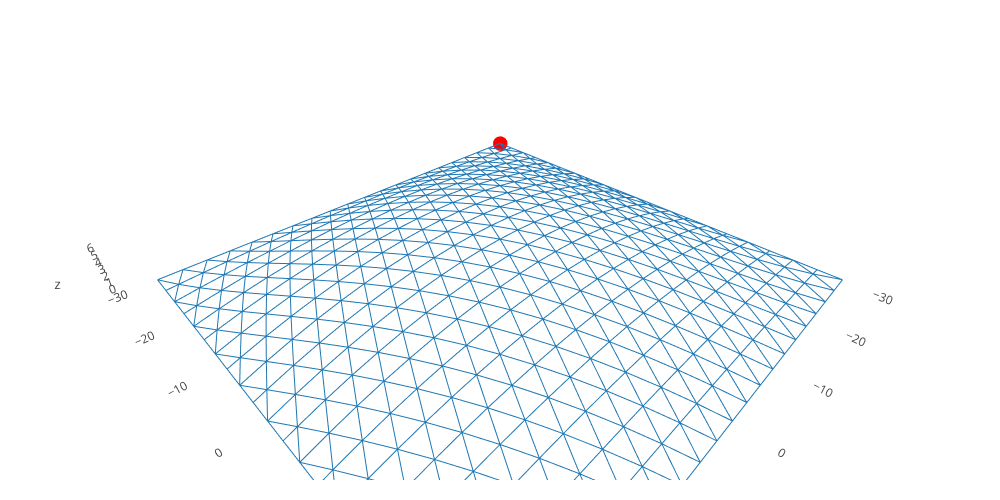

The notebook cell saved with this chart:
### Code cell
i=0
iplt(ptk.PlotGeom(GRSA[i], 0))

### Figure 1 — Plotly figure (JSON) as saved in the notebook; plotly's stock layout.template omitted (floating-point values rounded to 4 significant figures; data arrays with more than 128 entries replaced by an {"elided": "..."} marker saying what was removed)
{"data": [{"mode": "lines", "type": "scatter3d", "x": {"elided": "15240 float values"}, "y": {"elided": "15240 float values"}, "z": {"elided": "15240 float values"}}, {"hoverinfo": "text", "line": {"width": 2}, "marker": {"color": ["red"], "size": 5}, "mode": "markers", "text": [], "type": "scatter3d", "x": [-30], "y": [-30], "z": [0]}], "layout": {"height": 500, "hovermode": "closest", "margin": {"b": 20, "l": 5, "r": 5, "t": 40}, "scene": {"aspectmode": "data", "xaxis": {"showgrid": false, "zeroline": false}, "yaxis": {"showgrid": false, "zeroline": false}, "zaxis": {"showgrid": false, "zeroline": false}}, "showlegend": false, "width": 1000}}
